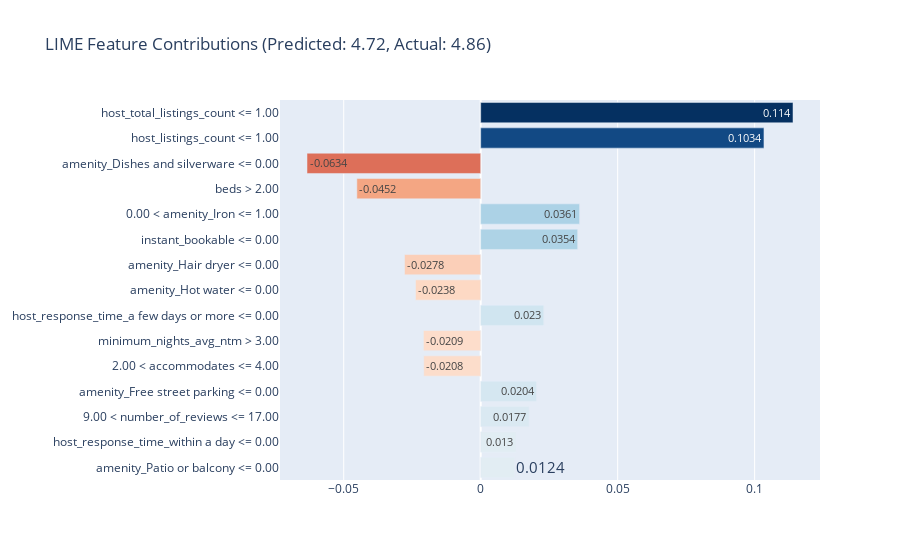

This figure's notebook cell:
### Code cell
i = random.randint(0, len(X_test) - 1)  # inclusive range
listing_data = df_listings_detailed.loc[X_test.index[i]]
predicted_score = round(model.predict([X_test.iloc[i].values])[0], 2)
actual_review_score = round(np.array(y_test)[i],2)



exp = explainer.explain_instance(
    data_row=X_test.iloc[i].values,
    predict_fn=model.predict,
    num_features=15    # top features to show
)

lime_exp_list = exp.as_list()

# Convert to DataFrame
exp_df = pd.DataFrame(lime_exp_list, columns=['feature', 'contribution'])

exp_df['contribution'] = round(exp_df['contribution'],4)


#Sorting
exp_df['abs_contribution'] = exp_df['contribution'].abs()
exp_df = exp_df.sort_values('abs_contribution', ascending=True)  # for horizontal bar plot


# ----------------------------------------------------
# Extract data
# ----------------------------------------------------
lat = float(listing_data["latitude"])
lon = float(listing_data["longitude"])
listing_title = listing_data.get("name", "No Title")
host_name = listing_data.get("host_name", "Unknown Host")
host_img_url = listing_data.get("host_thumbnail_url", None)
host_description = listing_data.get("host_about", "No description available.")
picture_url = listing_data.get("picture_url", None)  # if you want clickable URLs



# Load host image if available
host_img = None
if host_img_url and isinstance(host_img_url, str) and host_img_url.startswith("http"):
    try:
        response = requests.get(host_img_url)
        host_img = Image.open(BytesIO(response.content))
    except:
        host_img = None

# Load listing image
listing_img = None
if picture_url and isinstance(picture_url, str) and picture_url.startswith("http"):
    try:
        response = requests.get(picture_url)
        listing_img = Image.open(BytesIO(response.content))
    except:
        listing_img = None        

# ----------------------------------------------------
# 1. Map plot using Plotly
# ----------------------------------------------------
map_fig = go.Figure(go.Scattermapbox(
    lat=[lat],
    lon=[lon],
    mode="markers",
    marker=dict(size=14, color="red"),
    text=[listing_title]
))

map_fig.update_layout(
    mapbox=dict(
        style="open-street-map",
        zoom=12,
        center=dict(lat=lat, lon=lon)
    ),
    title_text="Listing Location",
    height=500,
    width=700,
    margin=dict(l=0, r=0, t=0, b=0)
)

map_fig.show()

# ----------------------------------------------------
# 2. Host Info using Matplotlib
# ----------------------------------------------------
fig, ax = plt.subplots(figsize=(6, 6))
ax.axis('off')  # Hide axes

if host_img is not None:
    ax.imshow(host_img)
ax.text(0.5, -0.1, f"{host_name}",
        ha='center', va='top', wrap=True, fontsize=12, transform=ax.transAxes)

plt.show()

# ----------------------------------------------------
# 2. Listing Image
# ----------------------------------------------------
fig, ax = plt.subplots(figsize=(6, 6))
ax.axis('off')  # Hide axes

if listing_img is not None:
    ax.imshow(listing_img)
ax.text(0.5, -0.1, f"{listing_title}\n\n{host_description}",
        ha='center', va='top', wrap=True, fontsize=12, transform=ax.transAxes)

plt.show()


# ----------------------------------------------------
# 3. LIME Feature Contributions (Plotly Bar)
# ----------------------------------------------------
lime_fig = go.Figure(go.Bar(
    x=exp_df['contribution'],
    y=exp_df['feature'],
    orientation='h',
    marker=dict(
        color=exp_df['contribution'],
        colorscale='RdBu',
        cmin=-exp_df['abs_contribution'].max(),
        cmax=exp_df['abs_contribution'].max()
    ),
    text=exp_df['contribution'],
    textposition='auto',
    textfont=dict(size=32)  # Increase font size of bar text

))

lime_fig.update_layout(
    title_text=f"LIME Feature Contributions (Predicted: {predicted_score}, Actual: {actual_review_score})",
    width=900,
    paper_bgcolor='white'
    
)

lime_fig.show()

### Figure 1 — Plotly figure (JSON) as saved in the notebook; plotly's stock layout.template omitted (floating-point values rounded to 4 significant figures)
{"data": [{"marker": {"cmax": 0.114, "cmin": -0.114, "color": [0.0124, 0.013, 0.0177, 0.0204, -0.0208, -0.0209, 0.023, -0.0238, -0.0278, 0.0354, 0.0361, -0.0452, -0.0634, 0.1034, 0.114], "colorscale": [[0, "rgb(103,0,31)"], [0.1, "rgb(178,24,43)"], [0.2, "rgb(214,96,77)"], [0.3, "rgb(244,165,130)"], [0.4, "rgb(253,219,199)"], [0.5, "rgb(247,247,247)"], [0.6, "rgb(209,229,240)"], [0.7, "rgb(146,197,222)"], [0.8, "rgb(67,147,195)"], [0.9, "rgb(33,102,172)"], [1, "rgb(5,48,97)"]]}, "orientation": "h", "text": [0.0124, 0.013, 0.0177, 0.0204, -0.0208, -0.0209, 0.023, -0.0238, -0.0278, 0.0354, 0.0361, -0.0452, -0.0634, 0.1034, 0.114], "textfont": {"size": 32}, "textposition": "auto", "type": "bar", "x": [0.0124, 0.013, 0.0177, 0.0204, -0.0208, -0.0209, 0.023, -0.0238, -0.0278, 0.0354, 0.0361, -0.0452, -0.0634, 0.1034, 0.114], "y": ["amenity_Patio or balcony <= 0.00", "host_response_time_within a day <= 0.00", "9.00 < number_of_reviews <= 17.00", "amenity_Free street parking <= 0.00", "2.00 < accommodates <= 4.00", "minimum_nights_avg_ntm > 3.00", "host_response_time_a few days or more <= 0.00", "amenity_Hot water <= 0.00", "amenity_Hair dryer <= 0.00", "instant_bookable <= 0.00", "0.00 < amenity_Iron <= 1.00", "beds > 2.00", "amenity_Dishes and silverware <= 0.00", "host_listings_count <= 1.00", "host_total_listings_count <= 1.00"]}], "layout": {"paper_bgcolor": "white", "title": {"text": "LIME Feature Contributions (Predicted: 4.72, Actual: 4.86)"}, "width": 900}}
